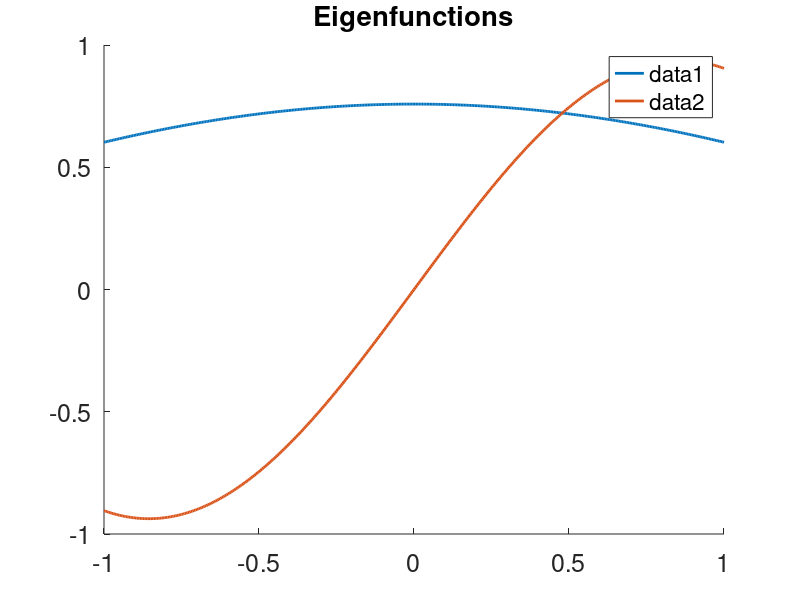
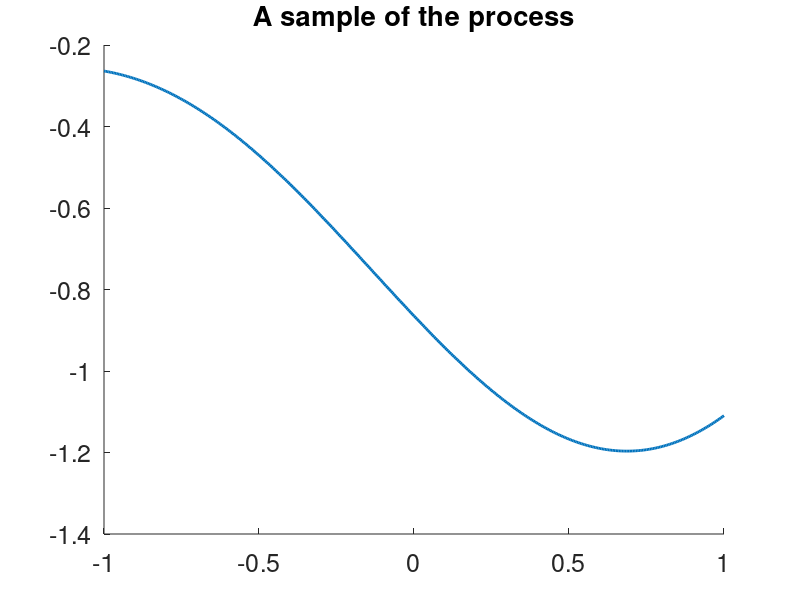
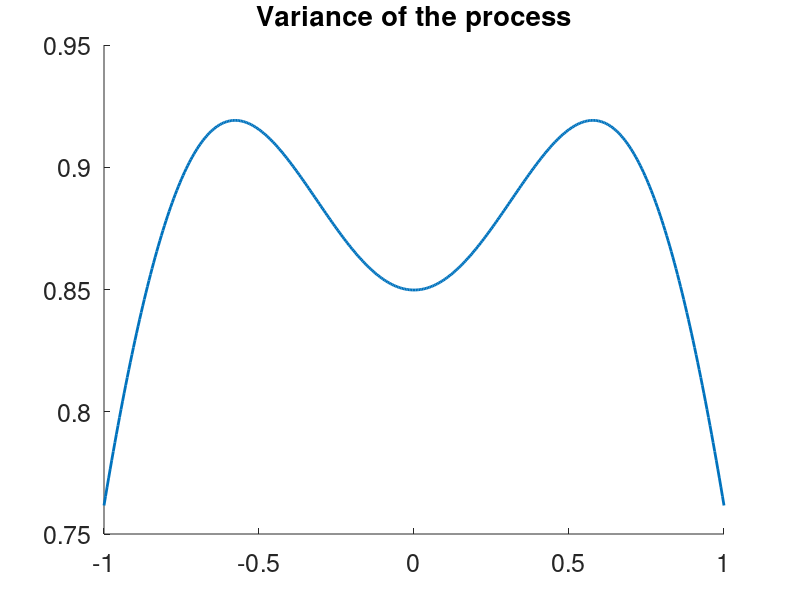
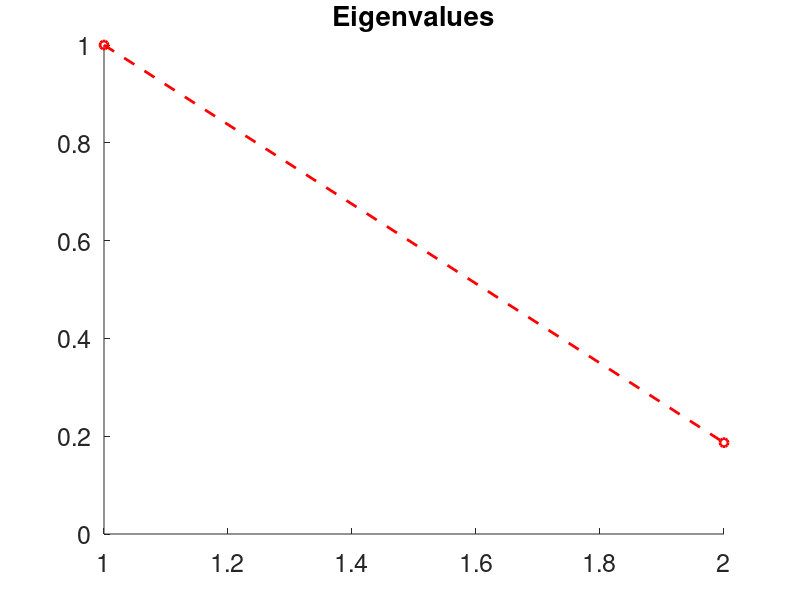

Here is the MATLAB script that generated these plots, in order:
% We want to simulate a Gaussian random process defined on [-0.5:0.5] with
% an exponential covariance function 1*exp(-abs(x_1-x_2)/l) where l is
% the correlation function
clear all
close all

% define the spatial locaitons
a=1;
t=-1*a:.005:a;

% correlation length
l=2;

% number of temrs in the KLE truncation
d=2;

for i = 0 : ceil(d/2)

    % compute interval where zeros are to be found
    intv = [max((2*i-1)*pi/(2*a)+0.00000001, 0) (2*i+1)*pi/(2*a)-0.00000001];
    % compute data associated with equation : c * tan (a*x) + x = 0 (even
    % terms)

    if ((i > 0) && (2*i <=d))
        w = fzero(@(x) (1/l)*tan(a*x)+x, intv);

        KLEIG(2 * i , 1) = w; % omega
        KLEIG(2 * i , 2) = 2*l/( w^2*l^2 + 1); % lambda
        KLEIG(2 * i , 3) = 1/sqrt(a - sin(2*w*a)/(2*w)); % coefficient of phi
    end;

    % compute data associated with equation : c - x * tan (a*x) = 0 (odd
    % terms)
    if ((2*i +1) <= d)

        w = fzero(@(x) (1/l)-x*tan(a*x) , intv);

        KLEIG(2 * i +1 , 1) = w ; % omega_n
        KLEIG(2 * i +1 , 2) = 2*l/( w^2*l^2 + 1); % lambda_n
        KLEIG(2 * i +1 , 3) = 1/sqrt(a + sin(2*w*a)/(2*w)); % coefficient of phi
    end
end

% plot samples of the process
X = zeros(1,size(t,2));

for i = 0 : ceil(d/2)
    % contributions from even terms
    if ((i > 0) && (2*i <=d))

        X = X + sqrt(KLEIG(2*i,2))*KLEIG(2*i,3)*sin(KLEIG(2*i,1)*t)*randn;
        figure (1); 
        hold on;
        plot(t,KLEIG(2*i,3)*sin(KLEIG(2*i,1)*t),'Linewidth',2); % plot the eigenfunctions
    end
% contributions from odd terms
    if ((2*i +1) <= d)

        X = X + sqrt(KLEIG(2*i+1,2))*KLEIG(2*i+1,3)*cos(KLEIG(2*i+1,1)*t)*randn;
        figure (1); 
        hold on;
        plot(t,KLEIG(2*i+1,3)*cos(KLEIG(2*i+1,1)*t),'Linewidth',2); % plot the eigenfunctions
    end
end

figure (1); 
title('Eigenfunctions')
legend()
set(gca,'FontSize',18)
figure (2);hold on;
plot(t,X,'Linewidth',2)
title('A sample of the process')
set(gca,'FontSize',18)

% check the convergence of the variance
Var = zeros(1,size(t,2));

for i = 0 : ceil(d/2)

% contributions from even terms
    if ((i > 0) && (2*i <=d))
        Var = Var + KLEIG(2*i,2)*(KLEIG(2*i,3)*sin(KLEIG(2*i,1)*t)).^2;
    end

% contributions from even terms
    if ((2*i +1) <= d)
        Var = Var + KLEIG(2*i+1,2)*(KLEIG(2*i+1,3)*cos(KLEIG(2*i+1,1)*t)).^2;
    end
end

figure (3);hold on;plot(t,Var,'Linewidth',2);
title('Variance of the process')
set(gca,'FontSize',18)
figure (4);
hold on;

plot(KLEIG(:,2)/KLEIG(1,2),'ro--','Linewidth',2); % plot eigenvalues
title('Eigenvalues')
set(gca,'FontSize',18)
